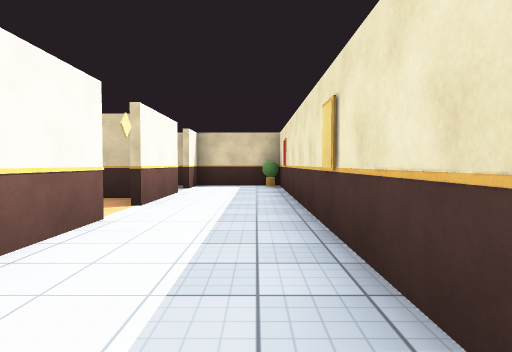
[1] (above)

16 first-person views from a walk through a scene from a Unity 3-D project. The camera is 1.2 m above the floor, tilts 2° down and sees 75° across. The floor is counted in squares, 2 m on a side. Each view is taken from the middle of a square. On the plan, view 1 faces up. The plan holds only what a view shows up to about 10 squares ahead; the rest is blank. The place goes on beyond the plan. The player character is not drawn. Some animated figures are left out. Surface patterns are stand-ins for the level's own textures.

[2]
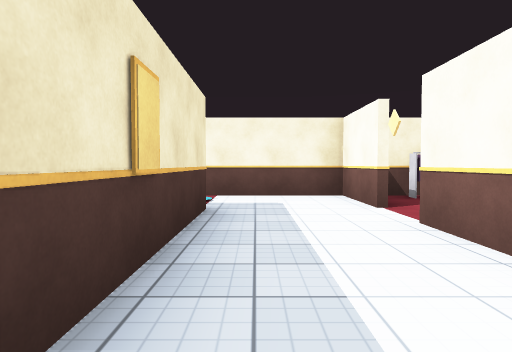

[3]
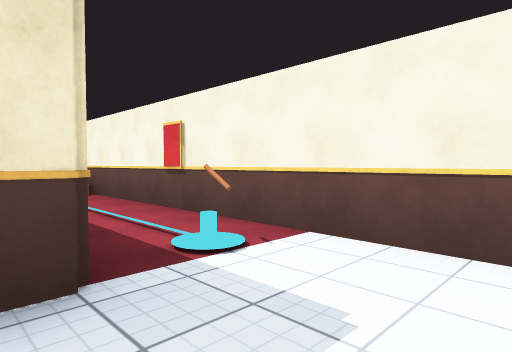

[4]
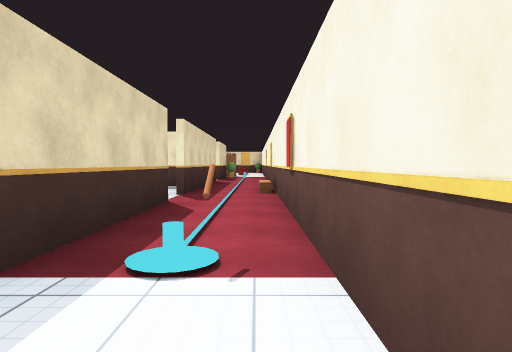

[5]
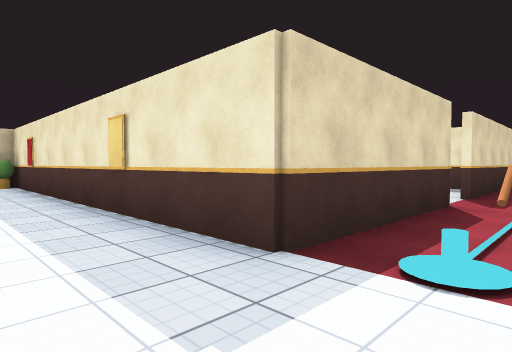

[6]
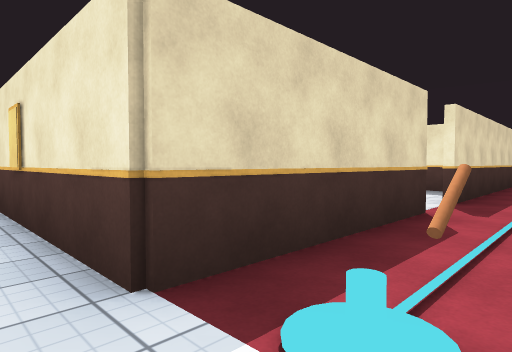

[7]
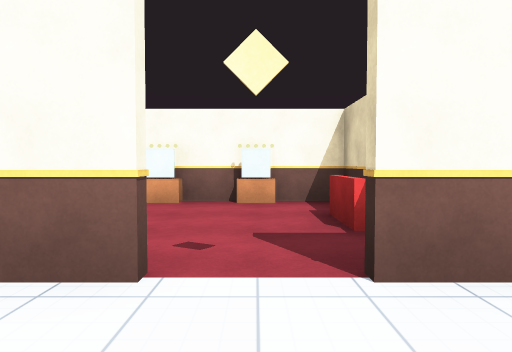

[8]
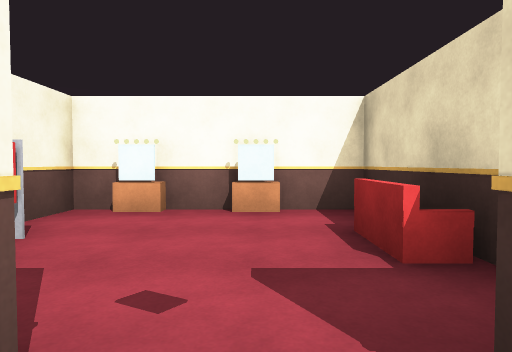

[9]
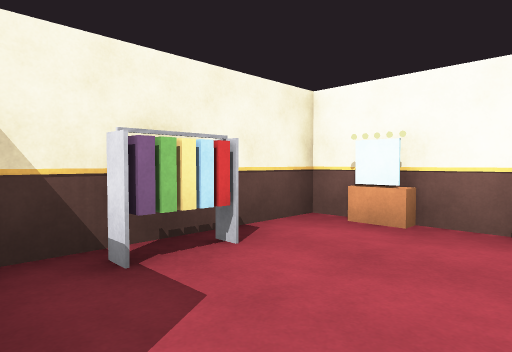

[10]
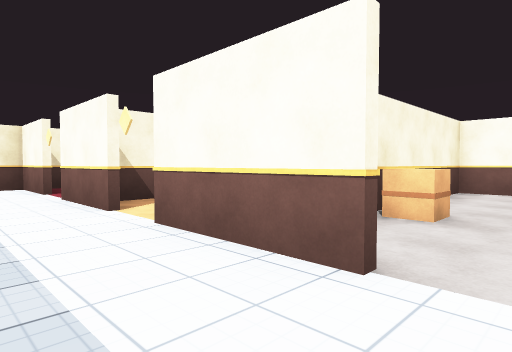

[11]
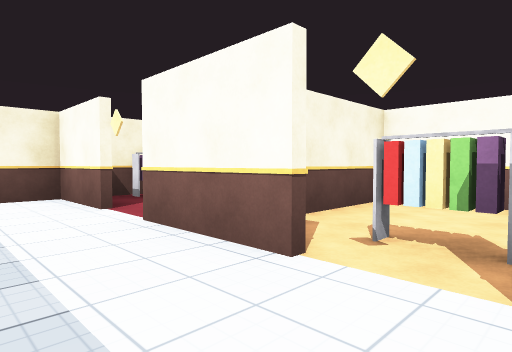

[12]
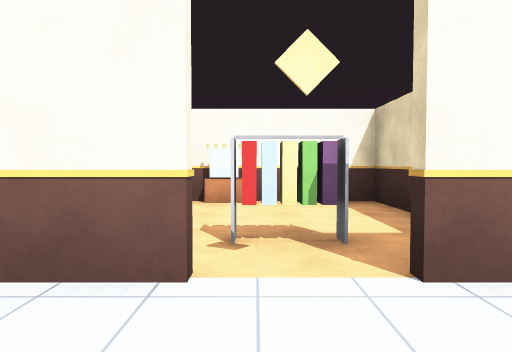

[13]
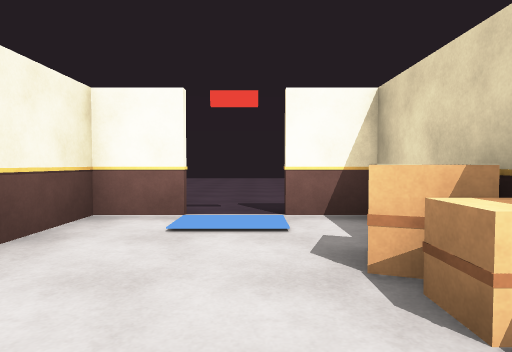

[14]
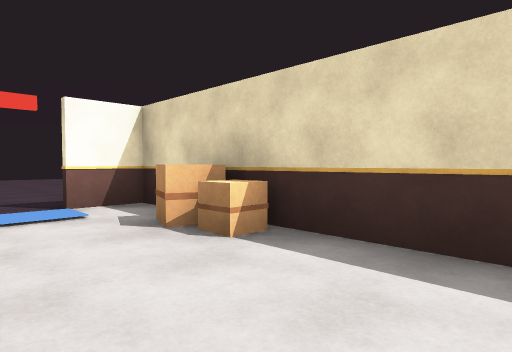

[15]
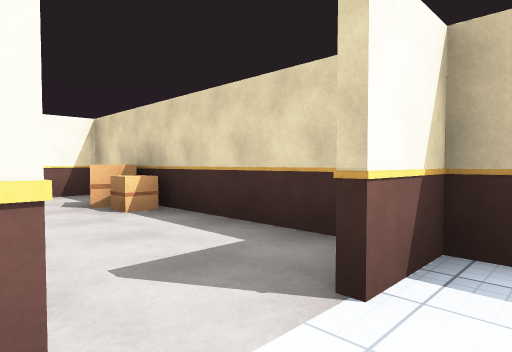

[16]
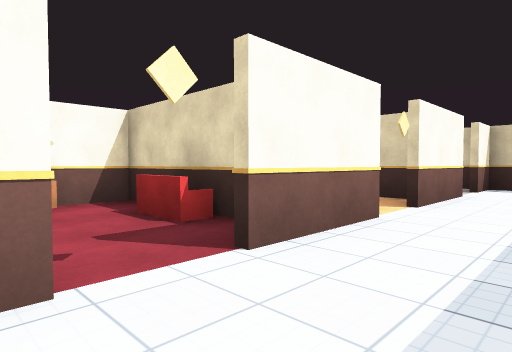

### Floor plan
Points are (right, up) in squares from view 1. A wall is a line through its corners. A room is listed if a view was taken in it or the views show most of it. See-through windows are left out.
Room 1 (views 1, 3, 4, 5, 6, 7, 8, 16)
walls: (-1.7, 0.5) (-1.7, -1.4) (8.4, -1.4); (4.5, 0.4) (0.7, 0.4) (0.7, 1.6)
ways out: opening at (-2, 1) to room 3; opening at (-0.5, 2) to room 4
Room 2 (views 2, 10, 11, 15)
walls: (-1.7, 7.2) (-1.7, 4.8); (-7.9, 9.4) (-7.9, 8.2); (0.7, 4.5) (0.7, 6.5); (-1.7, 9.5) (-1.7, 8.2); (0.7, 8.4) (0.7, 9.4) (-1.5, 9.4)
ways out: opening at (-0.5, 5.5) to room 4; opening at (-8, 8) to room 5; opening at (-1, 8) to room 5
objects: other object (-6, 9); other object (-5, 9); other object (0, 9)
Room 3 (view 9)
walls: (-5.2, 1.2) (-5.2, 0.8); (-2.8, 2.4) (-5.4, 2.4) (-5.4, -1.4) (-2.2, -1.4)
ways out: opening at (-2, 1) to room 1
objects: other object (-5, -1); other object (-5, 1); other object (-4, -1) to (-3, -1); other object (-4, 2) to (-3, 2)
Room 4 (view 12)
walls: (0.7, 1.6) (0.7, 4.5); (-1.7, 3.8) (-1.7, 1.5)
ways out: opening at (-0.5, 2) to room 1; opening at (-0.5, 5.5) to room 2; opening at (-2, 4) to room 6
Room 5 (views 13, 14)
walls: (-6.4, 9.4) (-7.9, 9.4); (-7.9, 7.2) (-7.9, 6.1) (-4.1, 6.1); (-1.5, 9.4) (-4.5, 9.4)
ways out: opening at (-8, 8) to room 2; opening at (-1, 8) to room 2
objects: other object (-4, 7)
Room 6 (no view inside)
walls: (-4.5, 2.6) (-2.2, 2.6); (-2.1, 5.9) (-5.4, 5.9) (-5.4, 2.9)
ways out: opening at (-2, 4) to room 4
objects: other object (-5, 3) to (-5, 4); other object (-3, 4) to (-3, 5)

Positions as (right, up) in squares from view 1, and headings:
1: (0, 0), facing up
2: (0, 5), facing down
3: (-1, 1), facing down-right
4: (-1, -1), facing right
5: (-1, -1), facing up-right
6: (0, -1), facing up-right
7: (0, 1), facing left
8: (-1, 1), facing left
9: (-2, 1), facing down-left
10: (0, 8), facing down-left
11: (0, 5), facing down-left
12: (0, 4), facing left
13: (-4, 8), facing left
14: (-3, 7), facing up-left
15: (-1, 7), facing up-left
16: (0, 0), facing up-left
